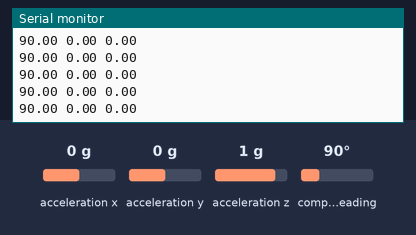
Bench run of a sketch on a simulated Arduino Uno, built with avr-gcc and run on an emulated ATmega328P. Shown: the last lines printed to the serial monitor. Inputs (shaded band) come from the test bench; at power-on: acceleration x 0 g, acceleration y 0 g, acceleration z 1 g, compass heading 90°.

Above: at 2.2 s.
2.3 s: acceleration x set to -1.4 g
At 2.36 s:
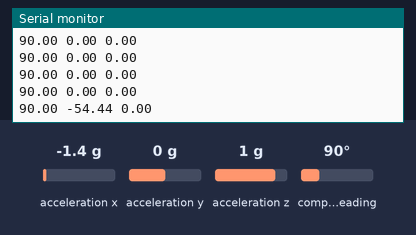
3.8 s: acceleration y set to -1.4 g
At 3.82 s:
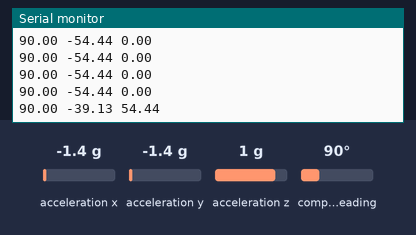
5.3 s: acceleration z set to -1.4 g
At 5.39 s:
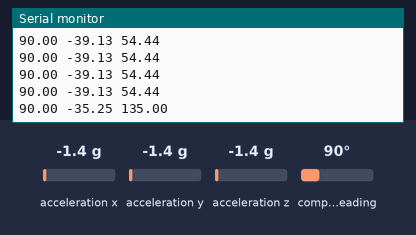
6.8 s: compass heading set to 7°
At 6.85 s:
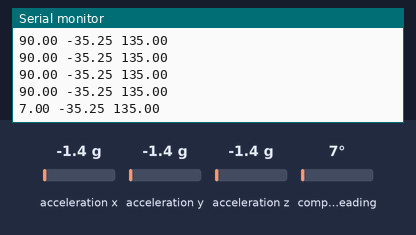
Timing chart, 0 to 9.3 s (numbered marks = the images above; inputs shaded):
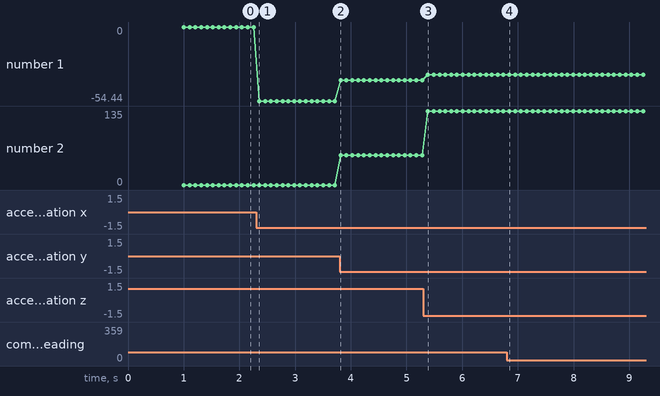

Measured:
- after the input at 2.3 s, the serial monitor: prints a new line after 0.06 s (image 1)
- after the input at 3.8 s, the serial monitor: prints a new line at once (image 2)
- after the input at 5.3 s, the serial monitor: prints a new line after 0.08 s (image 3)
- after the input at 6.8 s, the serial monitor: prints a new line after 0.05 s (image 4)
- plotted number 1: 0 → -54.44 after the input at 2.3 s, -54.44 → -39.13 after the input at 3.8 s, -39.13 → -35.25 after the input at 5.3 s
- plotted number 2: 0 → 54.44 after the input at 3.8 s, 54.44 → 135 after the input at 5.3 s

The sketch:

IMU_Orientation.ino
```cpp
#include <Adafruit_BNO055.h>
#include <Adafruit_Sensor.h>
#include <Wire.h>
#include <utility/imumaths.h>


Adafruit_BNO055 bno = Adafruit_BNO055(55);

void setup(void)
{
  Serial.begin(9600);
//  Serial.println("Orientation Sensor Test"); Serial.println("");

  /* Initialise the sensor */
  if(!bno.begin())
  {
    /* There was a problem detecting the BNO055 ... check your connections */
//    Serial.print("Ooops, no BNO055 detected ... Check your wiring or I2C ADDR!");
    while(1);
  }

  delay(1000);

  bno.setExtCrystalUse(true);
}

void loop(void)
{
  imu::Vector<3> euler_gyro = bno.getVector(Adafruit_BNO055::VECTOR_EULER);

//  Serial.print('G');
//  Serial.print(" ");
  Serial.print(euler_gyro.x());
  Serial.print(" ");
  Serial.print(euler_gyro.y());
  Serial.print(" ");
  Serial.print(euler_gyro.z());
  Serial.println("\n");

  imu::Vector<3> euler_lacc = bno.getVector(Adafruit_BNO055::VECTOR_LINEARACCEL);

////  Serial.print('A');
////Serial.print(" ");
//  Serial.print(euler_lacc.x());
//  Serial.print(" ");
// Serial.print(euler_lacc.y());
//  Serial.print(" ");
//  Serial.print(euler_lacc.z());
//  Serial.print(" ");
////  Serial.println('\n');
delay(100);

}
```
